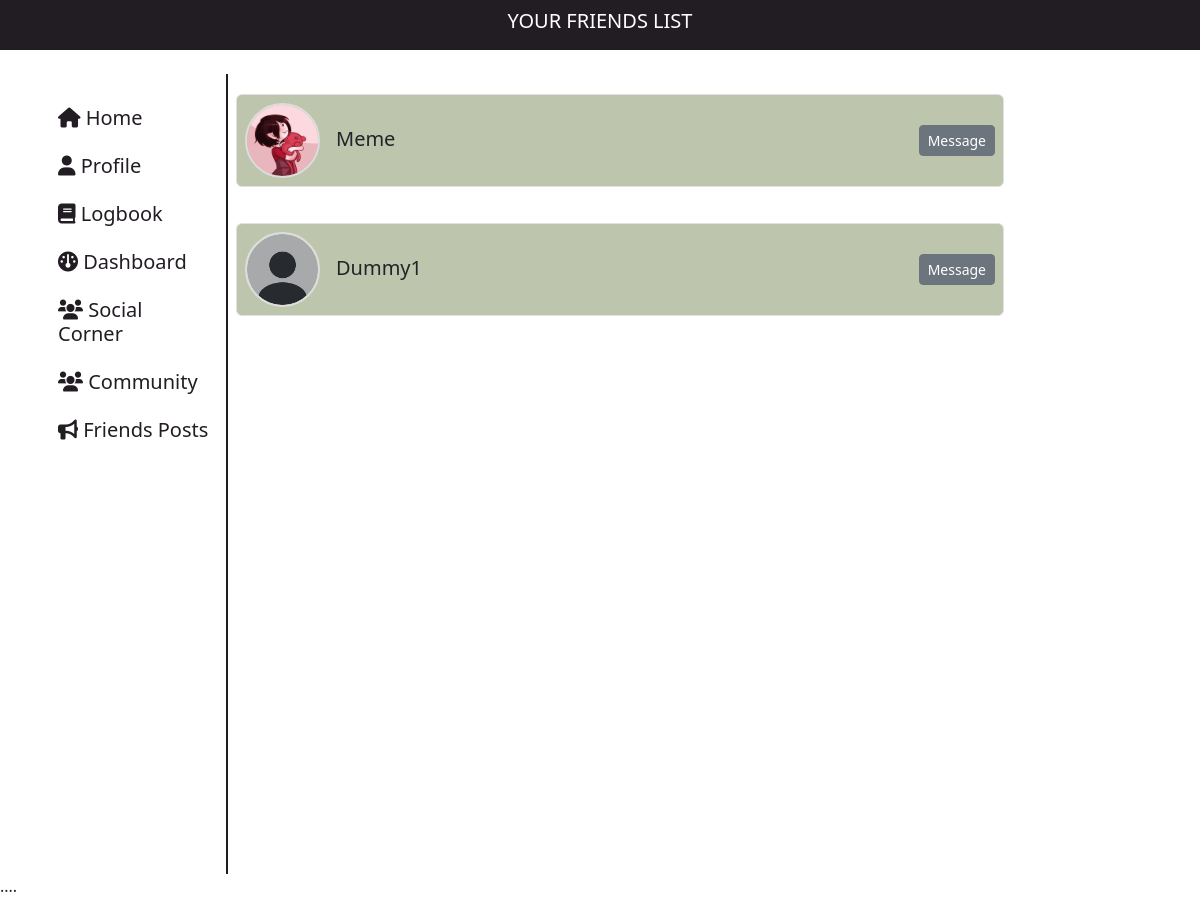
/habit_tracker/friends_list (signed in), run on the app's committed database.
### habit_tracker/models.py (models this page shows, shortened)
class CustomUser(AbstractUser):
    AGE_GROUP_CHOICES = [
        ("13-17", "13-17 years"),
        ("18-24", "18-24 years"),
        ("25-34", "25-34 years"),
        ("35-44", "35-44 years"),
        ("45-54", "45-54 years"),
        ("55+", "55+ years"),
    ]
    GENDER_CHOICES = [
        ("male", "Male"),
        ("female", "Female"),
        ("no gender", "Prefer not to say")
    ]
    age_group = models.CharField(max_length=10, choices=AGE_GROUP_CHOICES, null=True, blank=True)
    gender = models.CharField(max_length=20, choices=GENDER_CHOICES, blank=True, null=True)
    real_name = models.CharField(max_length=150)
    user_bio = models.TextField(max_length=200, null=True, blank=True, default="No bio yet")
    points = models.IntegerField(default=0)
    profile_picture = models.ImageField(
        upload_to='profile_pictures/',
        null=True,
        blank=True,
        default='profile_pictures/default.jpeg'
    )
    friends = models.ManyToManyField('self', blank=True, symmetrical=True)
    groups = models.ManyToManyField(
        "auth.Group",
        related_name="custom_user_groups",
        blank=True,
    )
    user_permissions = models.ManyToManyField(
        "auth.Permission",
        related_name="custom_user_permissions",
        blank=True,
    )

### habit_tracker/views.py (the view)
# urls.py: path("friends_list", views.friends_list, name="friends_list"),
def friends_list(request):
    user = CustomUser.objects.get(id=request.user.id)
    friends = user.friends.all()
    return render(request, "habit_tracker/friends_list.html", {
        "friends": friends
    })

### habit_tracker/templates/habit_tracker/friends_list.html (shortened to what this page needs)
{% extends "habit_tracker/layout.html" %}
{% load static %}
{% block nav %}
    <div style="background-color: #221d23;" class="d-none d-md-block">
        <header class="d-flex justify-content-center align-items-center" style="height: 50px;">
            <h5 style="color: white;">YOUR FRIENDS LIST</h5>
        </header>
    </div>
{% endblock %}
{% block main %}
    <div class="d-flex">
        <nav class="col-md-3 col-lg-2 d-none d-md-block sidebar" id="friendnav">
            <div class="position-sticky d-flex justify-content-center">
                <ul class="nav flex-column mt-4">
                    <li class="nav-item">
                        <a class="nav-link" href="{% url 'index' %}">
                            <h5><i class="fas fa-home"></i> Home</h5>
                        </a>
                    </li>
                    <li class="nav-item">
                        {% if user.is_authenticated %}
                            <a class="nav-link" href="{% url 'profile' user.id %}">
                                <h5><i class="fas fa-user"></i> Profile</h5>
                            </a>
                        {% else %}
                            <a class="nav-link" href="{% url 'login' %}">
                                <h5><i class="fas fa-sign-in-alt"></i> Login</h5>
                            </a>
                        {% endif %}
                    </li>
                    <li class="nav-item">
                        <a class="nav-link" href="{% url 'log_page' %}">
                            <h5><i class="fas fa-book"></i> Logbook</h5>
                        </a>
                    </li>
                    <li class="nav-item">
                        <a class="nav-link" href="{% url 'dashboard' %}">
                            <h5><i class="fas fa-gauge"></i> Dashboard</h5>
                        </a>
                    </li>
                    <li class="nav-item">
                        <a class="nav-link" href="{% url 'friends_corner' %}">
                            <h5><i class="fas fa-users"></i> Social Corner</h5>
                        </a>
                    </li>
                    <li class="nav-item">
                        <a class="nav-link" href="{% url 'community' %}">
                            <h5><i class="fas fa-users"></i> Community</h5>
                        </a>
                    </li>
                    <li class="nav-item">
                        <a class="nav-link" href="{% url 'friends_posts' %}">
                            <h5><i class="fas fa-bullhorn"></i> Friends Posts</h5>
                        </a>
                    </li>
                </ul>
            </div>
        </nav>
        <div class="col-md-6 col-lg-8 col-sm-12" id="smallposts">
            {% if friends %}
                <div class="row">
                    {% for friend in friends %}
                        <div class="d-flex align-items-center border rounded p-2 mb-3" id="fldiv" style="background-color: #bec5ad; margin: 20px;">
                            <div class="flex-shrink-0">
                                <img src="{{ friend.profile_picture.url }}"
                                    alt="Profile Picture"
                                    class="rounded-circle"
                                    id="friendpp"
                                    style="height: 75px; width: 75px; object-fit: cover; border: 2px solid #ddd;">
                            </div>
                            <div class="flex-grow-1 ms-3" id="friendname">
                                <h5 class="mb-1">
                                    {{ friend.username|capfirst}}
                                </h5>
                            </div>
                            <div>
                                <a href="{% url 'chat' friend.id %}" class="btn btn-secondary btn-sm friendbtn">Message</a>
                            </div>
                        </div>
                    {% endfor %}
                </div>
            {% else %}
                <div>
                    <p>No friends yet.</p>
                </div>
            {% endif %}
        </div>
    </div>
{% endblock %}

### habit_tracker/static/habit_tracker/styles.css (style rules this page uses)
body { background: white }
#commnav, #postsDiv, #friendnav, #smallfriendnav { border-right: 2px solid #221d23; margin-top: 0; min-height: 100vh; }
.nav-item a { color: #221d23; }

### data on the page
CustomUser: profile_picture (picture), username "Meme"
CustomUser: profile_picture (placeholder picture), username "Dummy1"
